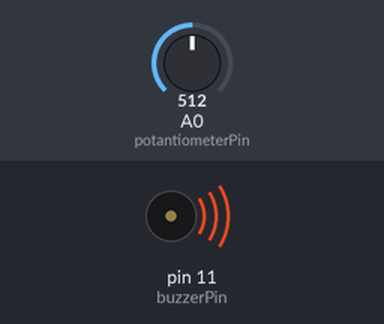
Bench run of a sketch on a simulated Arduino Uno, built with avr-gcc and run on an emulated ATmega328P. Shown: buzzer (waves = sounding). The test bench sets the inputs (shaded band); at power-on: A0 (potantiometerPin) = 512. What the sketch prints to the serial monitor is not drawn.

Above: at 1.2 s.
1.3 s: A0 (potantiometerPin) set to 109
2.8 s: A0 (potantiometerPin) set to 93
Timing chart, 0 to 5.8 s (numbered marks = the images above; inputs shaded):
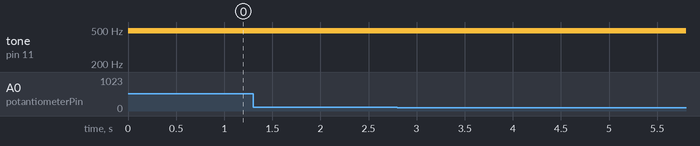

Measured:
- after the input at 1.3 s, every drawn part: stays the same
- after the input at 2.8 s, every drawn part: stays the same

The sketch:

11_Noise_with_a_passive_buzzer.ino
```cpp
const int potantiometerPin = A0;
const int buzzerPin = 11;
int potantiometerVal = 0;

void setup() {
  // put your setup code here, to run once:
  Serial.begin(9600);
}

void loop() {
  // put your main code here, to run repeatedly:
  potantiometerVal = analogRead(potantiometerPin);
  int mappedVal = map(potantiometerVal, 0, 1023, 0, 255);
  Serial.println(potantiometerVal);
  Serial.print(" - ");
  Serial.println(mappedVal);
  analogWrite(buzzerPin, mappedVal);
  delay(10);
}
```
